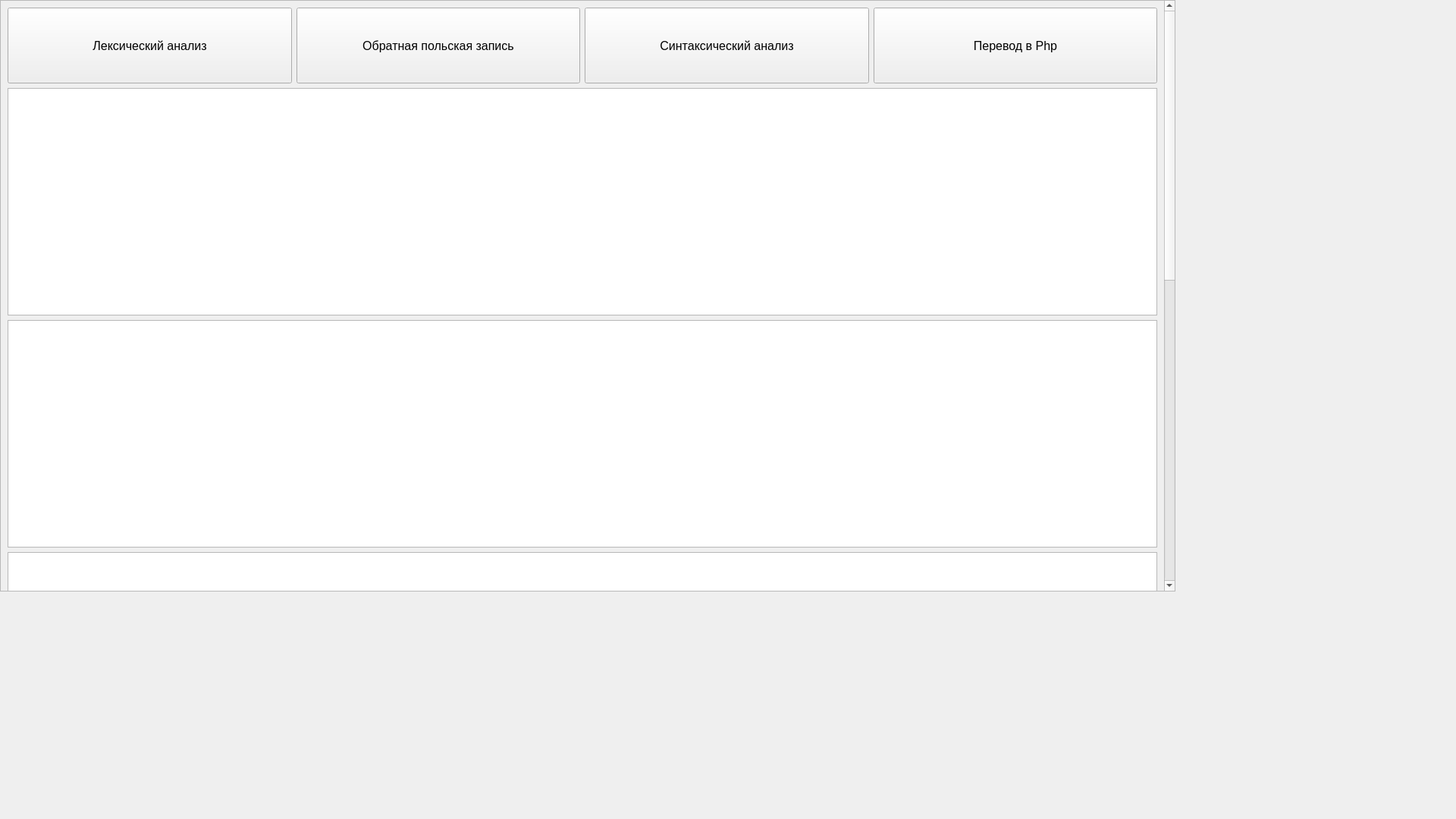
<?xml version="1.0" encoding="UTF-8"?>
<ui version="4.0">
 <class>MainWindow</class>
 <widget class="QMainWindow" name="MainWindow">
  <property name="geometry">
   <rect>
    <x>0</x>
    <y>0</y>
    <width>1920</width>
    <height>1080</height>
   </rect>
  </property>
  <property name="windowTitle">
   <string>Транслятор из php в c++</string>
  </property>
  <widget class="QWidget" name="centralwidget">
   <widget class="QScrollArea" name="scrollArea">
    <property name="geometry">
     <rect>
      <x>0</x>
      <y>0</y>
      <width>1550</width>
      <height>780</height>
     </rect>
    </property>
    <property name="sizePolicy">
     <sizepolicy hsizetype="Preferred" vsizetype="Preferred">
      <horstretch>0</horstretch>
      <verstretch>0</verstretch>
     </sizepolicy>
    </property>
    <property name="baseSize">
     <size>
      <width>5</width>
      <height>0</height>
     </size>
    </property>
    <property name="widgetResizable">
     <bool>true</bool>
    </property>
    <widget class="QWidget" name="scrollAreaWidgetContents">
     <property name="geometry">
      <rect>
       <x>0</x>
       <y>0</y>
       <width>1920</width>
       <height>800</height>
      </rect>
     </property>
     <property name="sizePolicy">
      <sizepolicy hsizetype="Minimum" vsizetype="Minimum">
       <horstretch>0</horstretch>
       <verstretch>0</verstretch>
      </sizepolicy>
     </property>
     <layout class="QVBoxLayout" name="verticalLayout">
      <item>
       <layout class="QGridLayout" name="gridLayout">
        <item row="0" column="0">
         <widget class="QPushButton" name="startButton">
          <property name="sizePolicy">
           <sizepolicy hsizetype="Preferred" vsizetype="Preferred">
            <horstretch>0</horstretch>
            <verstretch>0</verstretch>
           </sizepolicy>
          </property>
          <property name="minimumSize">
           <size>
            <width>50</width>
            <height>100</height>
           </size>
          </property>
          <property name="font">
           <font>
            <pointsize>12</pointsize>
           </font>
          </property>
          <property name="text">
           <string>Лексический анализ</string>
          </property>
         </widget>
        </item>
        <item row="0" column="1">
         <widget class="QPushButton" name="reverseButton">
          <property name="sizePolicy">
           <sizepolicy hsizetype="Preferred" vsizetype="Preferred">
            <horstretch>0</horstretch>
            <verstretch>0</verstretch>
           </sizepolicy>
          </property>
          <property name="minimumSize">
           <size>
            <width>50</width>
            <height>100</height>
           </size>
          </property>
          <property name="font">
           <font>
            <pointsize>12</pointsize>
           </font>
          </property>
          <property name="text">
           <string>Обратная польская запись</string>
          </property>
         </widget>
        </item>
        <item row="0" column="3">
         <widget class="QPushButton" name="translateRButton">
          <property name="sizePolicy">
           <sizepolicy hsizetype="Preferred" vsizetype="Preferred">
            <horstretch>0</horstretch>
            <verstretch>0</verstretch>
           </sizepolicy>
          </property>
          <property name="minimumSize">
           <size>
            <width>50</width>
            <height>100</height>
           </size>
          </property>
          <property name="font">
           <font>
            <pointsize>12</pointsize>
           </font>
          </property>
          <property name="text">
           <string>Перевод в Php</string>
          </property>
         </widget>
        </item>
        <item row="0" column="2">
         <widget class="QPushButton" name="syntButton">
          <property name="sizePolicy">
           <sizepolicy hsizetype="Preferred" vsizetype="Preferred">
            <horstretch>0</horstretch>
            <verstretch>0</verstretch>
           </sizepolicy>
          </property>
          <property name="minimumSize">
           <size>
            <width>50</width>
            <height>100</height>
           </size>
          </property>
          <property name="font">
           <font>
            <pointsize>12</pointsize>
           </font>
          </property>
          <property name="text">
           <string>Cинтаксический анализ</string>
          </property>
         </widget>
        </item>
       </layout>
      </item>
      <item>
       <widget class="QTextEdit" name="input">
        <property name="sizePolicy">
         <sizepolicy hsizetype="Expanding" vsizetype="Preferred">
          <horstretch>0</horstretch>
          <verstretch>0</verstretch>
         </sizepolicy>
        </property>
        <property name="minimumSize">
         <size>
          <width>0</width>
          <height>300</height>
         </size>
        </property>
       </widget>
      </item>
      <item>
       <widget class="QTextEdit" name="errors_output">
        <property name="sizePolicy">
         <sizepolicy hsizetype="Expanding" vsizetype="Preferred">
          <horstretch>0</horstretch>
          <verstretch>0</verstretch>
         </sizepolicy>
        </property>
        <property name="minimumSize">
         <size>
          <width>0</width>
          <height>300</height>
         </size>
        </property>
       </widget>
      </item>
      <item>
       <widget class="QTextEdit" name="output">
        <property name="enabled">
         <bool>true</bool>
        </property>
        <property name="sizePolicy">
         <sizepolicy hsizetype="Preferred" vsizetype="Preferred">
          <horstretch>0</horstretch>
          <verstretch>0</verstretch>
         </sizepolicy>
        </property>
        <property name="minimumSize">
         <size>
          <width>300</width>
          <height>300</height>
         </size>
        </property>
        <property name="sizeIncrement">
         <size>
          <width>0</width>
          <height>0</height>
         </size>
        </property>
       </widget>
      </item>
      <item>
       <widget class="QTextEdit" name="reverse_output">
        <property name="sizePolicy">
         <sizepolicy hsizetype="Preferred" vsizetype="Preferred">
          <horstretch>0</horstretch>
          <verstretch>0</verstretch>
         </sizepolicy>
        </property>
        <property name="minimumSize">
         <size>
          <width>300</width>
          <height>300</height>
         </size>
        </property>
       </widget>
      </item>
      <item>
       <widget class="QTextEdit" name="traslateR_output">
        <property name="sizePolicy">
         <sizepolicy hsizetype="Preferred" vsizetype="Preferred">
          <horstretch>0</horstretch>
          <verstretch>0</verstretch>
         </sizepolicy>
        </property>
        <property name="minimumSize">
         <size>
          <width>300</width>
          <height>300</height>
         </size>
        </property>
       </widget>
      </item>
     </layout>

    </widget>
   </widget>
  </widget>
 </widget>
 <resources/>
 <connections/>
</ui>
